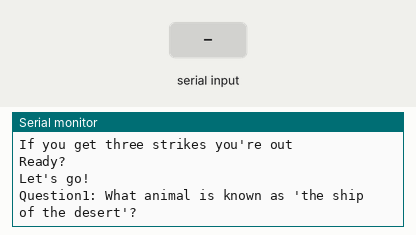
This sketch was run on a simulated Arduino Uno, built with avr-gcc and run on an emulated ATmega328P. Shown: the last lines printed to the serial monitor. The test bench sets the inputs (shaded band).

Above: at 13.7 s.
13.8 s: "1\n" received over Serial
At 15.3 s:
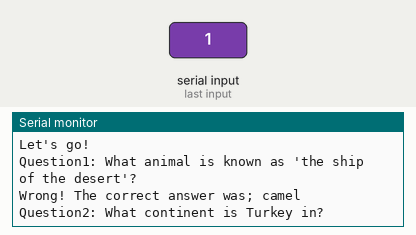
15.6 s: "0\n" received over Serial
At 17.3 s:
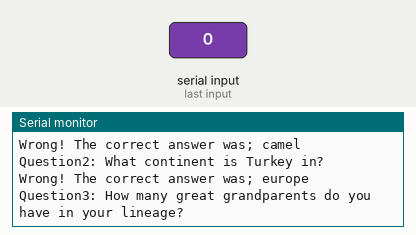
17.6 s: "2\n" received over Serial
At 19.0 s:
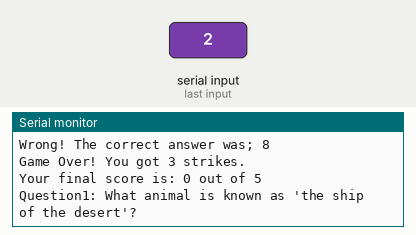

The sketch:

Trivamania.ino
```cpp
//Trivmainia is a mini game that asks trivia questions.
//You input your answers and the code checks to see if it is correct.
//Each correct answer earns a point and each wrong answer earns a strike
//If you have three strikes, you lose.
//The game returns a comment at the end showing your score.

void setup() {
  Serial.begin(9600);
  //Intro Message
  Serial.println("Welcome to Trivmania!");
  delay(2500);
  Serial.println("The rules of the game are simple");
  delay(1500);
  Serial.println("You have 5 questions to answer");
  Serial.println("If you answer correctly, you earn a point");
  Serial.println("If you answer incorrectly, you get a strike.");
  delay(2000);
  Serial.println("If you get three strikes you're out");
  delay(1500);
  Serial.println("Ready?");
  delay(2500);
  Serial.println("Let's go!");
  delay(2500);
}

void loop() {


  //Question structure to pair each question with its correct answer
  struct Question {
    String text;
    String answer;
  };
  Question questions[] = {
    { "What animal is known as 'the ship of the desert'?", "camel" },
    { "What continent is Turkey in?", "europe" },
    { "How many great grandparents do you have in your lineage?", "8" },
    { "What is the tallest land animal in Asia?", "elephant" },
    { "What is the median of this set of numbers: 8, 4, 9?", "8" }
  };

  //initialize game variables
  int strikes = 0;
  int score = 0;
  int total_questions = sizeof(questions) / sizeof(questions[0]);

  //Main loop for the game

  for (int i = 0; i < total_questions; i++)  //loops through each question
  {
    Serial.println("Question" + String(i + 1) + ": " + questions[i].text);

    while (Serial.available() == 0) { //waits for user input. Blocks until something is entered
      delay(500);
    }
    String userInput = Serial.readStringUntil('\n');  //Reads and stores the user's input
    userInput.trim();                                 //Clean user input for comparison
    userInput.toLowerCase();                          //Ensure case insensitive matching

    if (userInput == questions[i].answer) {
      Serial.println("Correct");  //Response for correct answer
      score++;
    } else {
      Serial.println("Wrong! The correct answer was; " + questions[i].answer);  //Response for wrong answer
      strikes++;


      if (strikes == 3) { //Checks if player has reached strike limit; ends game immediately
        Serial.println("Game Over! You got 3 strikes.");  //Ends game when strikes get to 3
        Serial.println("Your final score is: " + String(score) + " out of " + String(total_questions));
        return;
      }
    }
  }
  delay(2000);
  Serial.println("You finished the game!");
  Serial.println("Your final score is: " + String(score) + " out of " + String(total_questions));  //displays score

  // Give a performance comment
  if (score == total_questions) {
    Serial.println("You're pretty much a genius!");
  } else if (score >= total_questions - 1) {
    Serial.println("Not bad, well done!");
  } else if (score >= total_questions / 2) {
    Serial.println("Do better next time!");
  } else {
    Serial.println("Better luck next time!");
  }


  delay(30000);  // Wait  30 seconds before restarting to prevent accidental replays
}
```

Measured:
- after the input at 13.8 s, the serial monitor: prints a new line after 0.26 s (image 1)
- after the input at 15.6 s, the serial monitor: prints a new line after 0.48 s (image 2)
- after the input at 17.6 s, the serial monitor: prints a new line at once (image 3)
